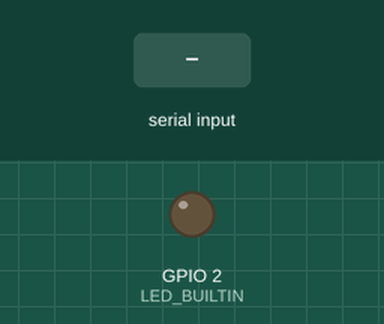
A sketch run on a simulated ESP8266 (NodeMCU). Shown: output pins drawn as LEDs (lit = HIGH, except the on-board LED, lit = LOW). The test bench sets the inputs (shaded band). WiFi joins after 1.5 s; servers stay silent unless stated; web services answer with replies made up by the test bench; what the sketch prints to the serial monitor is not drawn.

Above: at 0.1 s.
At 2.7 s:
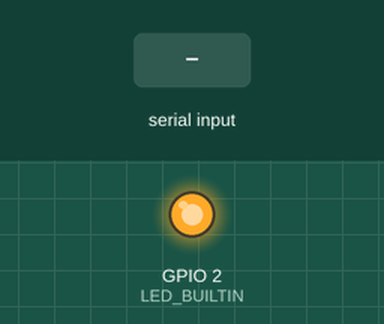
2.8 s: "?" received over Serial
4.3 s: "1" received over Serial
Timing chart, 0 to 7.3 s (numbered marks = the images above; inputs shaded):
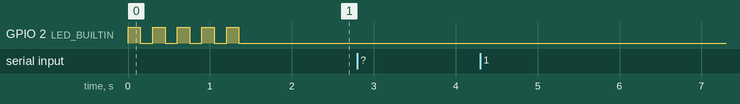

The sketch:

esp_connect.ino
```cpp
#include <Arduino.h>

String data, payload;
#include <ESP8266WiFi.h>
#include <ESP8266HTTPClient.h>
#include <WiFiClient.h>

const char* ssid = "Data Logger"; // The SSID (name) of the Wi-Fi network you want to connect to
const char* password = "DatLog12345";  // The password of the Wi-Fi network


void setup() {
  Serial.begin(9600);
  pinMode(LED_BUILTIN, 1);
  WiFi.mode(WIFI_STA);
  WiFi.setSleepMode(WIFI_NONE_SLEEP);
  WiFi.begin(ssid, password);
  while (WiFi.status() != WL_CONNECTED) {
    digitalWrite(LED_BUILTIN, 1);
    delay(150);
    digitalWrite(LED_BUILTIN, 0);
    delay(150);
    if (Serial.available())
    {
      char d = Serial.read();
      if (d == '?')
      {
        Serial.println("[wl_disconnected]");
      }
    }
  }
  digitalWrite(LED_BUILTIN, 0);
  data.reserve(400);
  payload.reserve(64);
}

void loop() {
  if (WiFi.status() != WL_CONNECTED)
  {
    while (WiFi.status() != WL_CONNECTED) {
      digitalWrite(LED_BUILTIN, 1);
      delay(150);
      digitalWrite(LED_BUILTIN, 0);
      delay(150);
      if (Serial.available())
      {
        char d = Serial.read();
        if (d == '?')
        {
          Serial.println("[wl_disconnected]");
        }
      }
    }
    ESP.wdtFeed();
  }
  if (Serial.available())
  {
    data = "";
    while (Serial.available())
    {
      delay(3);
      char m = Serial.read();
      data += m;
    }
    data.trim();
    if (data.length() > 0)
    {
      if (data == "?")
      {
        Serial.println("[wl_connected]");
      }
      else {
        dump(data);
      }
    }
    ESP.wdtFeed();
  }
  ESP.wdtFeed();
}


void dump(String msg)
{
  HTTPClient http;
  WiFiClient client;
  String url = "http://api.thingspeak.com/update?";
  url.concat(msg);
  http.begin(client, url);
  int httpCode = http.GET();
  payload = http.getString();
  payload.trim();
  Serial.println(payload);
  http.end();
}
```

Measured:
- after the input at 2.8 s, every drawn part: stays the same
- after the input at 4.3 s, every drawn part: stays the same
